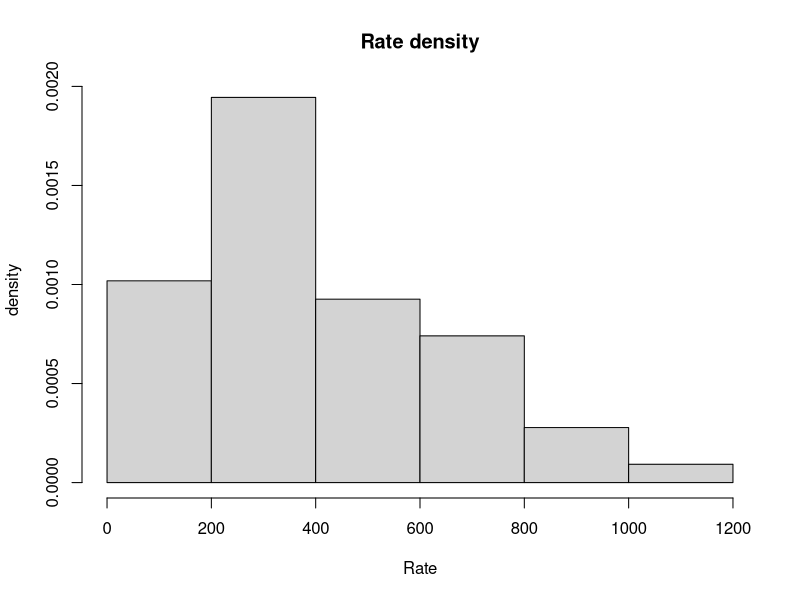
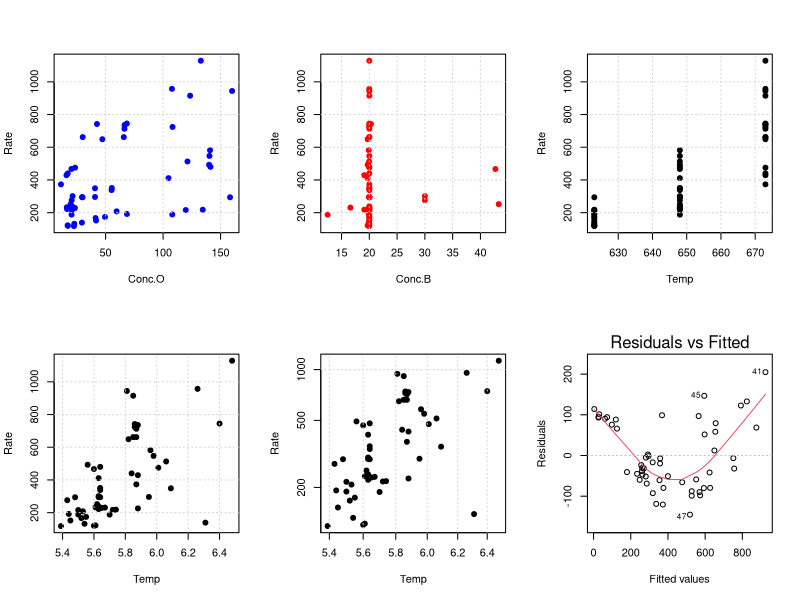
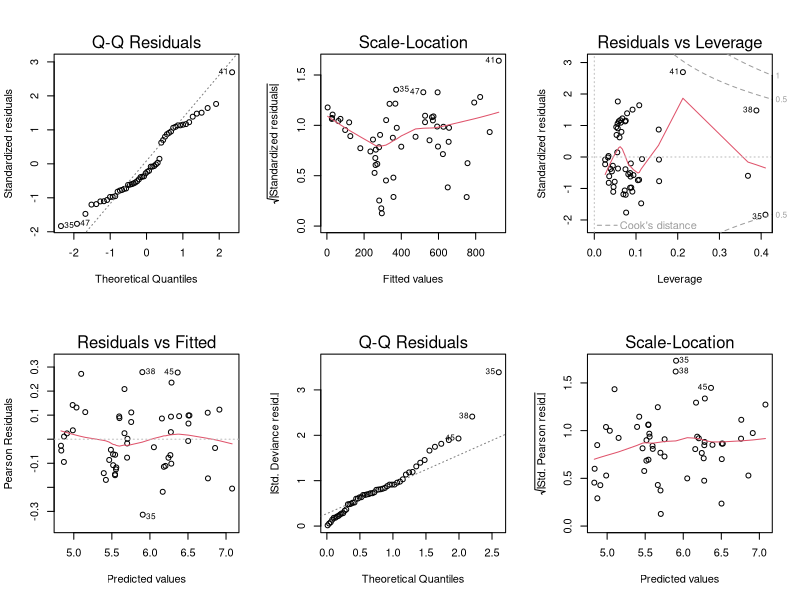
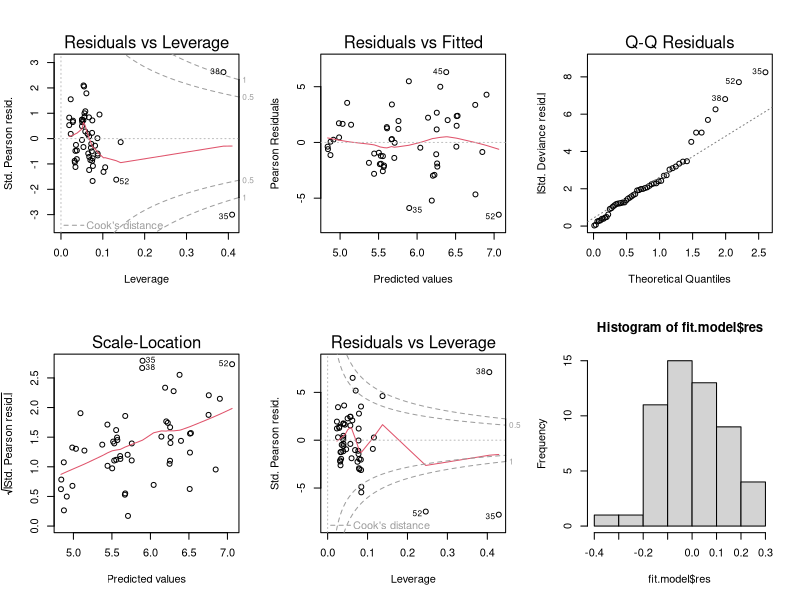
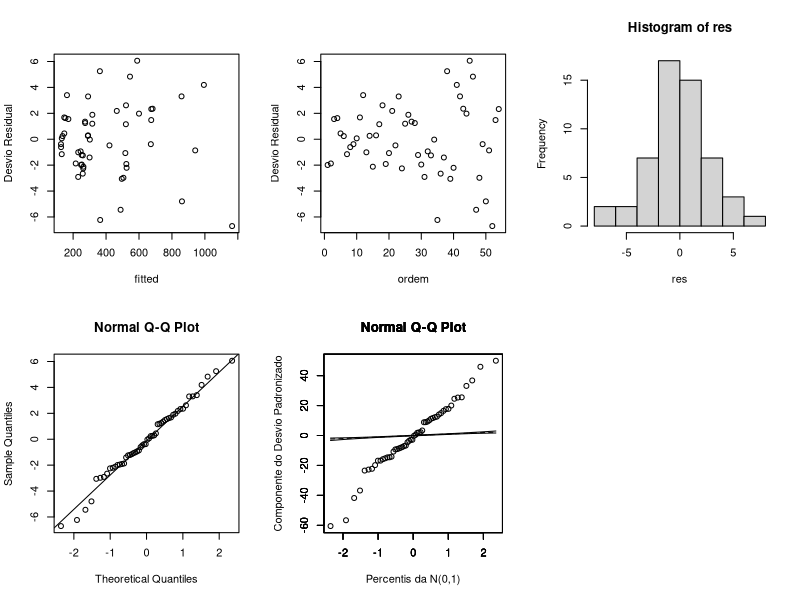

These figures' R source, in order:
###############################################
## Scripts Elementos de Aprendizado de Máquina
###############################################

###############################################
## EXEMPLODADOS OXIDATION
###############################################
rm(list=ls(all=TRUE))
require(MASS)

#seleciona o arquivo 
dt <- read.table("oxidation_gamma.dat", header=TRUE, sep="")
hist(dt$Rate, prob=TRUE, main="Rate density", xlab = "Rate", ylab="density")

# Analise exploratoria das variaveis (Graficos de Dispersao) 
par(mfrow = c(2,3))
plot(Rate ~ Conc.O , data=dt, xlab="Conc.O", ylab="Rate", col="blue", pch=19); grid()
plot(Rate ~ Conc.B , data=dt, xlab="Conc.B", ylab="Rate", col="red", pch=19); grid()
plot(Rate ~ Temp, data=dt, xlab="Temp", ylab="Rate", pch=19); grid()
plot(Rate ~ O.per.B, data=dt, xlab="Temp", ylab="Rate", pch=19); grid()
plot(Rate ~ O.per.B, data=dt, xlab="Temp", ylab="Rate", pch=19, log="xy"); grid()

# Monta a matriz de correlacao
cor(dt)

# Testando Modelo Normal
fit.model <- lm(Rate ~ Temp + Conc.O + Conc.B + O.per.B, data = dt) 
summary(fit.model)
plot(fit.model)
shapiro.test(fit.model$res)

## Modelo Completo
fit.model <- glm(Rate ~ Conc.O + Conc.B + Temp ,
                 family=Gamma(link=log), data = dt)
summary(fit.model)
plot(fit.model)

## - - - - - - - - - - - - - - - - - - - - - - - - - - - - #
## Modelo Completo e Final - Testando a possibilidade de uma Poisson
fit.model <- glm(Rate ~ Conc.O + Conc.B + Temp ,family=poisson(link=log), 
                 data = dt)
summary(fit.model)
plot(fit.model)
hist(fit.model$res)
shapiro.test(fit.model$res)

# - - - - - - - - - - - - - - - - - - - - - - - - - - - - #
# Uso do StepAIC
model.AIC <- stepAIC(fit.model, trace=FALSE)
summary(model.AIC)

# Qualidade do Modelo
1-pchisq(fit.model$deviance,fit.model$df.residual) ## p-value "Deviance"

# Analise da Funcao de Ligacao
fit.m2 <- glm(Rate ~ Conc.O + Conc.B + Temp ,family=Gamma(link=identity), 
              data = dt)

fit.m3 <- glm(Rate ~ Conc.O + Conc.B + Temp ,family=Gamma(link=inverse), 
               data = dt)

cat("\n", c(AIC(fit.model), AIC(fit.m2), AIC(fit.m3)), "\n")

# Analise dos Residuos
res <- residuals(fit.model,type="deviance")
ordem <- 1:length(res)
# Desvio Residual
plot(fit.model$fitted.values, res, xlab='fitted', ylab = 'Desvio Residual')
plot(ordem, res, xlab='ordem', ylab = 'Desvio Residual')
hist(res)
qqnorm(res); qqline(res);

# Analise de Normalidade
shapiro.test(res)

###################################################################################
###################################################################################
## Envelope de Probabilidade - Modelo Gamma
X <- model.matrix(fit.model)
n <- nrow(X)
p <- ncol(X)
w <- fit.model$weights
W <- diag(w)
H <- solve(t(X)%*%W%*%X)
H <- sqrt(W)%*%X%*%H%*%t(X)%*%sqrt(W)
h <- diag(H)

ro <- resid(fit.model, type="response")
fi <- sum( (ro/fitted(fit.model))^2 )/(n-p)
nu <- 1/fi
# Desvio Residual - "Ajustado"
td <- resid(fit.model,type="deviance")*sqrt(nu/(1-h))

# Simulacao do envelope
m <- 1000
e <- matrix(0,n,m)	# Armazena as simulacoes
 for(i in 1:m){
    # Gera novas saidas a partir dos valores ajustados (originais)
    resp <- rgamma(n,shape=nu,rate=fitted(fit.model)/nu)
    fit   <- glm(resp ~ X, Gamma(link=log))
    w     <- fit$weights
    W     <- diag(w)
    H     <- solve(t(X)%*%W%*%X)
    H     <- sqrt(W)%*%X%*%H%*%t(X)%*%sqrt(W)
    h     <- diag(H)
    ro    <- resid(fit,type="response")
    phi   <- sum( (ro/fitted(fit))^2 )/(n-p)
    nu.sim <- 1/phi
    e[,i] <- sort( resid(fit,type="deviance")*sqrt(nu.sim/(1-h)) )
 }

# Construcao do envelope com 95% de confianca
e1 <- numeric(n)		# limites inferiores
e2 <- numeric(n)		# limites superiores
for(i in 1:n){
    e0    <- sort(e[i,])	# ordena cada percentil
    e1[i] <- e0[floor(m*.025)]		# Percentil 2,5
    e2[i] <- e0[floor(m*.975)]		# Percentil 97,5
}

 med   <- apply(e,1,mean)	# Define as medias para cada percentil
 faixa <- range(td,e1,e2)	# Define os minimos e maximos
 par(pty="s")			# square plotting region
 qqnorm(td,xlab="Percentis da N(0,1)",ylab="Componente do Desvio Padronizado",ylim=faixa)
 par(new=T)									# Permite inserir novas linhas
 qqnorm(e1,xlab="",ylab="",type="l",ylim=faixa,lty=1)		# Limite Inferior
 par(new=T)
 qqnorm(e2,xlab="",ylab="",type="l",ylim=faixa,lty=1)		# Limite Superior
 par(new=T)
 qqnorm(med,xlab="",ylab="",type="l",ylim=faixa,lty=2)	# Linha Central
